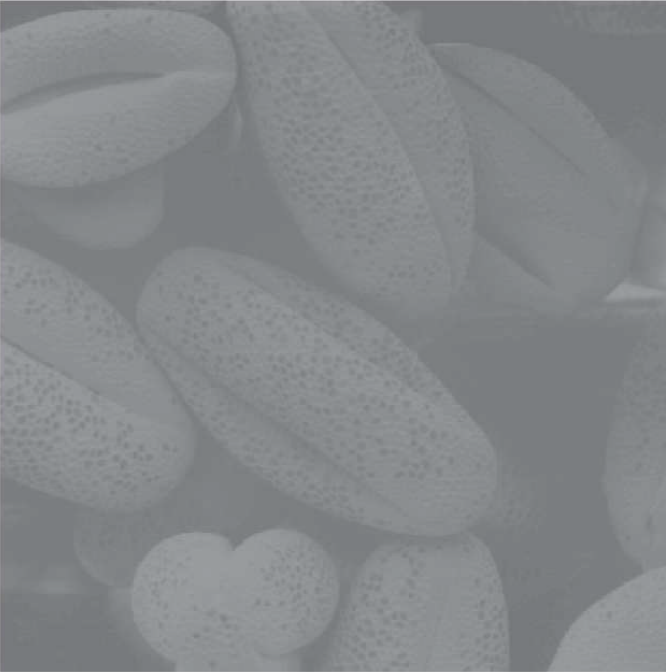
#> input picture imgs/c2/cells.png, 666 x 672 px
$ jupyter execute --allow-errors '1.灰度变换.ipynb'   (older library calls are emulated)
#> lines starting #> are read from the running program, lines starting #| are printed output that depends on the picture
[cell 1]
import utils
import matplotlib.pyplot as plt
import numpy as np

figure_count = 0
def figure_num():
    global figure_count
    figure_count += 1
    return figure_count

显示图片
readRaw函数将.raw格式读入,图片自动转换为一个numpy矩阵。
注:这个raw格式的存储的每个字节是这样的:
width,height,gray,...,gray

[cell 2]
def toInt(bytstr):
    return int.from_bytes(bytstr,byteorder='little', signed=False)

def readRaw(path):
    with open(path,'rb') as f:
        w,h = f.read(4),f.read(4)
        w,h = toInt(w),toInt(h)

        res = np.frombuffer(f.read(),dtype=np.uint8)
        res = res.reshape((h,w))

        # print(res.shape)
        return res

#> (the rest of this cell did not finish here and is left out)

绘制灰度直方图,即横坐标是灰度图片的0-255灰度值,灰度值也被称作灰度级,纵坐标是对应的灰度像素的个数,plot.hist可以自行统计这一过程。

灰度变换-函数:
M表示灰度图片的矩阵,Mij表示其对应位置的像素点。
Y = f(M) || yij = f(Mij)
其中Y是变换后的矩阵,M是原来的图像矩阵。yij是变换后像素点的灰度值,Mij是变换前的灰度值。

#> (a cell that did not finish here is left out)

1.线性变换
1.1直线

[cell 4]
def f_linear(M,a,b):
    return a * M + b

import cv2
raw=cv2.imread('../imgs/c2/cells.png',0)
#> raw: shape (672, 666); min 112, max 196, mean 134.6

#原图
plt.figure(1,figsize=(200,200))
plt.subplot(1,3,1)
plt.imshow(raw,cmap='gray')

#线性
plt.subplot(1,3,2)
plt.imshow(f_linear(raw,4,2),cmap='gray')
#> in f_linear, `return a * M + b`:
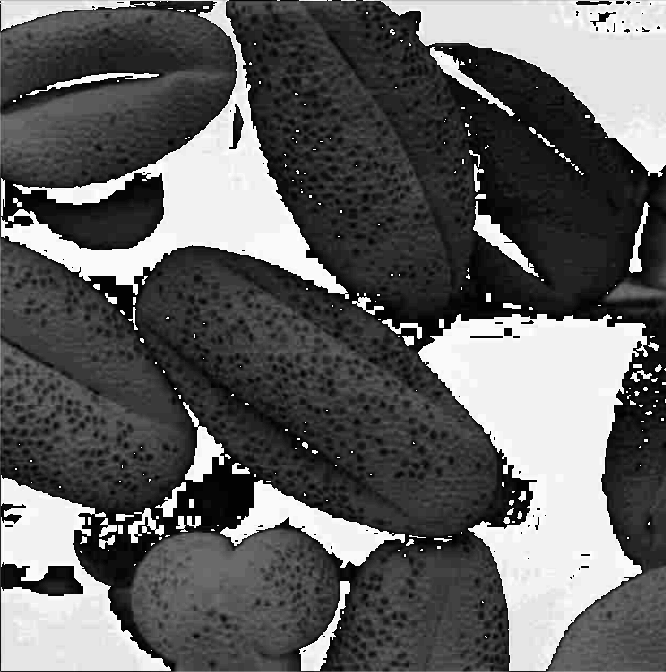
#> returned value: shape (672, 666); min 2, max 254, mean 97.6

#分段
plt.subplot(1,3,3)
def f_sub_linear(M,a,b):
#> called with a = 100, b = 220
    h,w = M.shape
#> h = 672; w = 666
    l = h * w
#> l = 447552
    res = M.reshape((1,l))
    # print(res.shape)
    for i in range(l):
        if (b < res[0,i]) or (res[0,i] < a):
            #灰度压缩*0.45
            res[0,i] = res[0,i] * 0.2
        else:
            #灰度拉伸*2
            res[0,i] = res[0,i] * 1.7 if res[0,i] * 1.7 <= 255 else 255
    res = res.reshape((h,w))
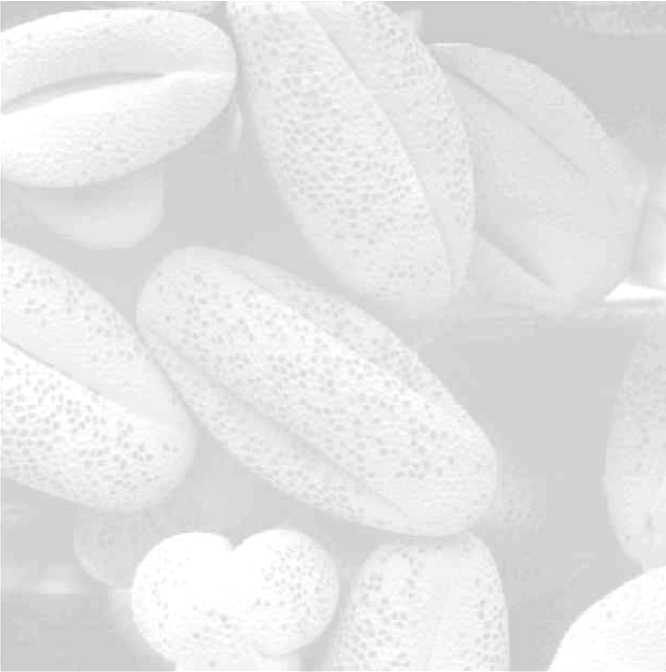
#> res: shape (672, 666); min 190, max 255, mean 228.1
    return res

plt.imshow(f_sub_linear(raw,100,220),cmap='gray')
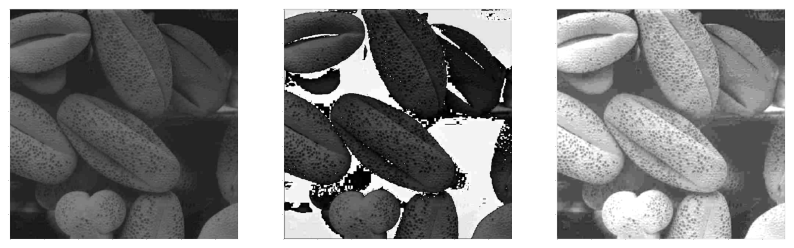
#> figure drawn by matplotlib, 3 panels

1.2对数变换

[cell 5]
import cv2
import math
import matplotlib.pyplot as plt
import numpy as np

raw=cv2.imread('../imgs/c2/logfsample.png',0)
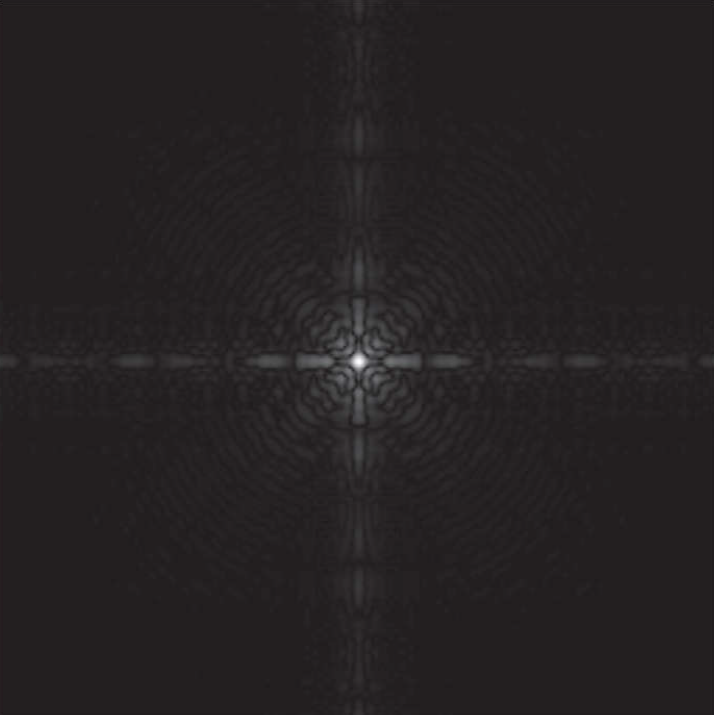
#> input picture imgs/c2/logfsample.png, 714 x 715 px
#> raw: shape (715, 714); min 17, max 253, mean 34.4

#原图
plt.figure(2,figsize=(200,200))
plt.subplot(1,2,1)
plt.imshow(raw,cmap='gray')

#对数变换
plt.subplot(1,2,2)
#f = c * log(1+Mij)
raw_lf = 1 * np.log(1+raw)
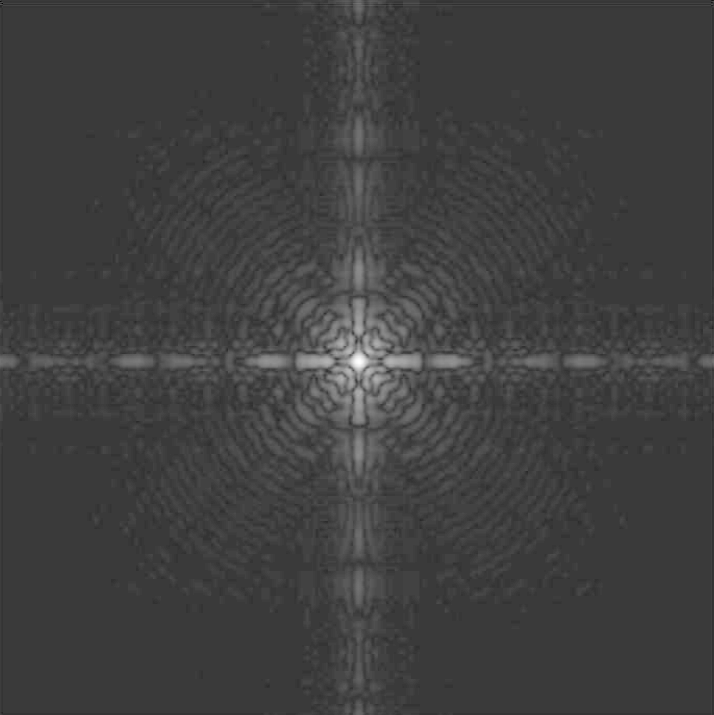
#> raw_lf: shape (715, 714) float16; min 2.89, max 5.54, mean 3.55; drawn with min black and max white

#rescale the value to [0-255]
#将所有值归一化后回归[0-255]区间
raw_lf = 255 * (raw_lf - np.min(raw_lf)) / (np.max(raw_lf) - np.min(raw_lf))
raw_lf = raw_lf.astype(np.int)

plt.imshow(raw_lf,cmap='gray')

2.3幂次变换

[cell 6]
import cv2
import math
import matplotlib.pyplot as plt
import numpy as np

raw=cv2.imread('../imgs/c2/powerfsample.png',0)
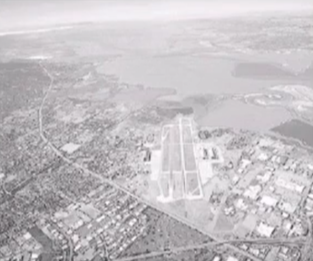
#> input picture imgs/c2/powerfsample.png, 313 x 261 px
#> raw: shape (261, 313); min 68, max 254, mean 192.7
#图片是截屏的所以需要乘0.2模仿ppt的灰白效果
raw=raw * 0.2
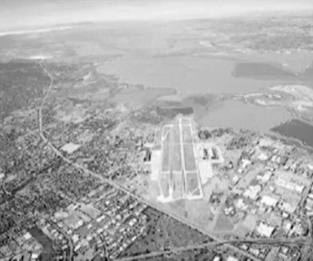
#> raw: shape (261, 313) float64; min 13.6, max 50.8, mean 38.5; drawn with min black and max white
#原图
plt.figure(3,figsize=(200,200))
plt.subplot(1,4,1)
plt.imshow(raw,cmap='gray')

#幂次变换y=3,y=4,y=5
for i in range(2,5):
    plt.subplot(1,4,i)
    plt.imshow(raw ** (i+1),cmap='gray')
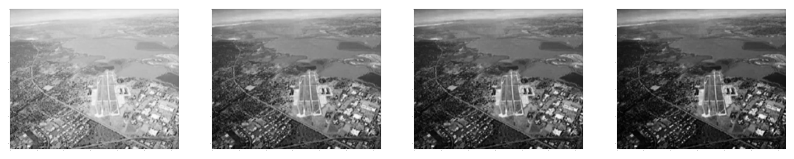
#> figure drawn by matplotlib, 4 panels
